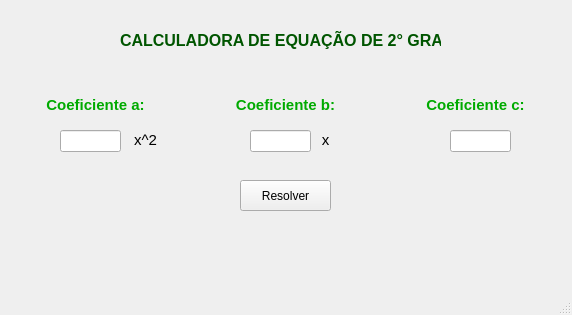
<?xml version="1.0" encoding="UTF-8"?>
<ui version="4.0">
 <class>MainWindow</class>
 <widget class="QMainWindow" name="MainWindow">
  <property name="geometry">
   <rect>
    <x>0</x>
    <y>0</y>
    <width>572</width>
    <height>315</height>
   </rect>
  </property>
  <property name="windowTitle">
   <string>MainWindow</string>
  </property>
  <widget class="QWidget" name="centralwidget">
   <widget class="QLabel" name="lbl_tit">
    <property name="geometry">
     <rect>
      <x>120</x>
      <y>20</y>
      <width>321</width>
      <height>41</height>
     </rect>
    </property>
    <property name="text">
     <string>&lt;html&gt;&lt;head/&gt;&lt;body&gt;&lt;p&gt;&lt;span style=&quot; font-size:12pt; font-weight:700; color:#005500;&quot;&gt;CALCULADORA DE EQUAÇÃO DE 2° GRAU&lt;/span&gt;&lt;/p&gt;&lt;/body&gt;&lt;/html&gt;</string>
    </property>
   </widget>
   <widget class="QLabel" name="lbl_a">
    <property name="geometry">
     <rect>
      <x>40</x>
      <y>90</y>
      <width>111</width>
      <height>31</height>
     </rect>
    </property>
    <property name="text">
     <string>&lt;html&gt;&lt;head/&gt;&lt;body&gt;&lt;p align=&quot;center&quot;&gt;&lt;span style=&quot; font-size:11pt; font-weight:700; color:#00aa00;&quot;&gt;Coeficiente a:&lt;/span&gt;&lt;/p&gt;&lt;/body&gt;&lt;/html&gt;</string>
    </property>
   </widget>
   <widget class="QLabel" name="lbl_b">
    <property name="geometry">
     <rect>
      <x>230</x>
      <y>90</y>
      <width>111</width>
      <height>31</height>
     </rect>
    </property>
    <property name="text">
     <string>&lt;html&gt;&lt;head/&gt;&lt;body&gt;&lt;p align=&quot;center&quot;&gt;&lt;span style=&quot; font-size:11pt; font-weight:700; color:#00aa00;&quot;&gt;Coeficiente b:&lt;/span&gt;&lt;/p&gt;&lt;/body&gt;&lt;/html&gt;</string>
    </property>
   </widget>
   <widget class="QLabel" name="lbl_a_3">
    <property name="geometry">
     <rect>
      <x>420</x>
      <y>90</y>
      <width>111</width>
      <height>31</height>
     </rect>
    </property>
    <property name="text">
     <string>&lt;html&gt;&lt;head/&gt;&lt;body&gt;&lt;p align=&quot;center&quot;&gt;&lt;span style=&quot; font-size:11pt; font-weight:700; color:#00aa00;&quot;&gt;Coeficiente c:&lt;/span&gt;&lt;/p&gt;&lt;/body&gt;&lt;/html&gt;</string>
    </property>
   </widget>
   <widget class="QLineEdit" name="txt_a">
    <property name="geometry">
     <rect>
      <x>60</x>
      <y>130</y>
      <width>61</width>
      <height>22</height>
     </rect>
    </property>
   </widget>
   <widget class="QLineEdit" name="txt_c">
    <property name="geometry">
     <rect>
      <x>450</x>
      <y>130</y>
      <width>61</width>
      <height>22</height>
     </rect>
    </property>
   </widget>
   <widget class="QLineEdit" name="txt_b">
    <property name="geometry">
     <rect>
      <x>250</x>
      <y>130</y>
      <width>61</width>
      <height>22</height>
     </rect>
    </property>
   </widget>
   <widget class="QLabel" name="lbl_a_2">
    <property name="geometry">
     <rect>
      <x>120</x>
      <y>130</y>
      <width>51</width>
      <height>21</height>
     </rect>
    </property>
    <property name="text">
     <string>&lt;html&gt;&lt;head/&gt;&lt;body&gt;&lt;p align=&quot;center&quot;&gt;&lt;span style=&quot; font-size:11pt; color:#000000;&quot;&gt;x^2&lt;/span&gt;&lt;/p&gt;&lt;/body&gt;&lt;/html&gt;</string>
    </property>
   </widget>
   <widget class="QLabel" name="lbl_a_4">
    <property name="geometry">
     <rect>
      <x>310</x>
      <y>130</y>
      <width>31</width>
      <height>21</height>
     </rect>
    </property>
    <property name="text">
     <string>&lt;html&gt;&lt;head/&gt;&lt;body&gt;&lt;p align=&quot;center&quot;&gt;&lt;span style=&quot; font-size:11pt; color:#000000;&quot;&gt;x&lt;/span&gt;&lt;/p&gt;&lt;/body&gt;&lt;/html&gt;</string>
    </property>
   </widget>
   <widget class="QLabel" name="lbl_saida">
    <property name="geometry">
     <rect>
      <x>30</x>
      <y>240</y>
      <width>521</width>
      <height>41</height>
     </rect>
    </property>
    <property name="text">
     <string>&lt;html&gt;&lt;head/&gt;&lt;body&gt;&lt;p align=&quot;center&quot;&gt;&lt;br/&gt;&lt;/p&gt;&lt;/body&gt;&lt;/html&gt;</string>
    </property>
   </widget>
   <widget class="QPushButton" name="bnt_res">
    <property name="geometry">
     <rect>
      <x>240</x>
      <y>180</y>
      <width>91</width>
      <height>31</height>
     </rect>
    </property>
    <property name="toolTip">
     <string>&lt;html&gt;&lt;head/&gt;&lt;body&gt;&lt;p&gt;&lt;span style=&quot; font-size:12pt; font-weight:700; color:#00aa00;&quot;&gt;Resolver&lt;/span&gt;&lt;/p&gt;&lt;/body&gt;&lt;/html&gt;</string>
    </property>
    <property name="text">
     <string>Resolver</string>
    </property>
   </widget>
  </widget>
  <widget class="QMenuBar" name="menubar">
   <property name="geometry">
    <rect>
     <x>0</x>
     <y>0</y>
     <width>572</width>
     <height>22</height>
    </rect>
   </property>
  </widget>
  <widget class="QStatusBar" name="statusbar"/>
 </widget>
 <resources/>
 <connections/>
</ui>
